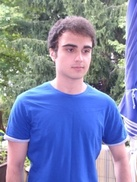
#> input picture kuroky.jpg, 137 x 182 px, shrunk from 240 x 320 before the run
$ jupyter execute --allow-errors computer_vision.ipynb   (older library calls are emulated)
#> lines starting #> are read from the running program, lines starting #| are printed output that depends on the picture
# Image Proccessing Related Project
- **This Project is done to show some of the applications of the Linear Algebra in the future lesson**
### Written and Developed By: Mohammad Hossein Basouli, SID: 401222020

## Imports

[cell 1]
import cv2
import numpy as np
from numpy import sin, cos, radians

## Image Manipulation Class Implementation

[cell 2]
class ImageManip:

    @staticmethod
    def resize_img(img: np.ndarray, x_scale, y_scale):
        h, w, channels = img.shape # getting dimensions of the image
        new_height, new_width = int(h * y_scale), int(w * x_scale) # calculating the output dimensions
        y_scale_inv, x_scale_inv = h / new_height, w / new_width # calculating the inverse scale
        new_img = np.zeros((new_height, new_width, channels), dtype = np.uint8) # creating a new matrix correspoding to the new dimensions

        for i in range(new_height):
            for j in range(new_width):
                org_heigth = int(y_scale_inv * i) # original height of i
                org_width = int(x_scale_inv * j) # original width of j
                new_img[i, j] = img[org_heigth, org_width] # reflexing an invertval of pixels to the new image
        return new_img


    @staticmethod
    def rotate_img(img: np.ndarray, θ):
        θ = radians(θ) # converting the angle to radian
        h, w, channels = img.shape # getting dimensions of the image
        center_i, center_j = h // 2, w // 2 # calculating the center of the image
        new_img = np.zeros((h, w, channels), dtype = np.uint8) # creating a new matrix correspoding to scales
        # Definning Rotation Matrix in 2-D
        rotation_matrix = np.array([[cos(θ), -sin(θ)],
                                    [sin(θ), cos(θ)]])
        for i in range(h):
            for j in range(w):
                y, x = i - center_i, j - center_j # calculating the corresponding vector from center
                new_j, new_i = np.matmul(rotation_matrix, [x, y]) # final vector calculated after rotation
                new_j, new_i = int(new_j + center_j), int(new_i + center_i)
                if 0 <= new_j < w - 1 and 0 <= new_i < h - 1: # checking if the final pixel doesn't exceed the screen
                    new_img[i, j] = img[new_i, new_j] # reflexing each pixel of the old img
        return new_img


    @staticmethod
    def blur_img(img: np.ndarray, method: int):
       h, w, channels = img.shape # shape of the image
       new_img = np.zeros((h, w, channels), dtype = np.uint8) # creating a new matrix corresponding to scales

       for i in range(0, h, 10):
           for j in range(0, w, 10):
               mat = img[i : i + 10, j : j + 10] # a 10 by 10 part of the image to get convolved

               if method == 1:
                   # Replacing the output
                   new_img[i : i + 10, j : j + 10] = ImageManip.convolve_gaussian_kernel_1(mat)
               elif method == 2:
                   # Replacing the output
                   new_img[i : i + 10, j : j + 10] = ImageManip.convolve_gaussian_kernel_2(mat)
       return new_img


    @staticmethod
    def convolve_gaussian_kernel_1(mat: np.ndarray): # First Method to Sharpen an Image
        h, w, channels = mat.shape # getting dimensions of the image
        new_mat = np.zeros((h, w, channels), dtype = np.uint8) # creating a new matrix correspoding to scales

        center_i, center_j = h // 2, w // 2

        B_channel = mat[::, ::, 0] # all Blue Channels
        G_channel = mat[::, ::, 1] # all Green Channels
        R_channel = mat[::, ::, 2] # all Red Channels

        B_average = np.sum(B_channel, axis= None) // (h * w) # average of B-channels
        G_average = np.sum(G_channel, axis= None) // (h * w) # average of G-channels
        R_average = np.sum(R_channel, axis= None) // (h * w) # average of R-channels

        for i in range(h):
            for j in range(w):
                d = int((((i - center_i)/center_i) ** 2 + ((j - center_j)/center_j) ** 2) ** 0.5) # a ratio to get subtracted from average
                new_mat[i, j] = np.array([B_average - d * B_average, G_average - d * G_average, R_average - d * R_average]) # average - ratio * average
        return new_mat


    @staticmethod
    def convolve_gaussian_kernel_2(mat: np.ndarray): # Second Method to Sharpen an Image
        h, w, channels = mat.shape # getting dimensions of the image
        new_mat = np.zeros((h, w, channels), dtype = np.uint8) # creating a new matrix correspoding to scales

        center_i, center_j = h // 2, w // 2

        B_channel = mat[::, ::, 0] # all Blue Channels
        G_channel = mat[::, ::, 1] # all Green Channels
        R_channel = mat[::, ::, 2] # all Red Channels

        B_average = np.sum(B_channel, axis= None) // (h * w) # average of B-channels
        G_average = np.sum(G_channel, axis= None) // (h * w) # average of G-channels
        R_average = np.sum(R_channel, axis= None) // (h * w) # average of R-channels

        for i in range(h):
            for j in range(w):
                new_mat[i, j] = np.array([B_average, G_average, R_average]) # replacing each image by the average color channel of it's region
        return new_mat


    @staticmethod
    def sharpen_img(img: np.ndarray):
       h, w, channels = img.shape # shape of the image
       new_img = np.zeros((h - 2, w - 2, channels), dtype = np.uint8) # creating a new matrix corresponding to scales

       for i in range(1, h - 1):
           for j in range(1, w - 1):
               mat = img[i - 1 : i + 2, j - 1 : j + 2] # part of image to get convolved
               new_img[i - 1, j - 1] = ImageManip.convolve_sharpen_matrix(mat) # placing in the output img
       return new_img


    @staticmethod
    def convolve_sharpen_matrix(mat: np.ndarray):
        # Specific Kernel to Sharpen the Image
        sharpen_kernel = np.array([[0, -1, 0],
                                   [-1, 5, -1],
                                   [0, -1, 0]])

        accumulator_b = 0 # acumulator for blue channel
        accumulator_g = 0 # acumulator for green channel
        accumulator_r = 0 # acumulator for red channel

        for i in range(3):
            for j in range(3):
                # Convolution with Sharpenning Kernel
                accumulator_b += sharpen_kernel[i, j] * mat[i, j, 0]
                accumulator_g += sharpen_kernel[i, j] * mat[i, j, 1]
                accumulator_r += sharpen_kernel[i, j] * mat[i, j, 2]

        return np.clip([accumulator_b, accumulator_g, accumulator_r], 0, 255) # limiting the output


    @staticmethod
    def edge_detect_img(img: np.ndarray):
       h, w, channels = img.shape # shape of the image
       new_img = np.zeros((h - 2, w - 2, channels), dtype = np.uint8) # creating output img (h - 2, w - 2 due to convolution)

       for i in range(1, h - 1):
           for j in range(1, w - 1):
               mat = img[i - 1 : i + 2, j - 1 : j + 2] # part of image to get convolved
               new_img[i - 1, j - 1] = ImageManip.convolve_sobel_kernel(mat) # placing in the output img
       return new_img


    @staticmethod
    def convolve_sobel_kernel(mat: np.ndarray):
        # Specific Kernels for Detecting Edges
        sobel_kernel_vertical = np.array([[1, 0, -1],
                                          [1, 0, -1],
                                          [1, 0, -1]])

        sobel_kernel_horizontal = np.array([[1, 1, 1],
                                            [0, 0, 0],
                                            [-1, -1, -1]])

        sobel_kernel_diag_45_pos = np.array([[1, 1, 0],
                                             [1, 0, -1],
                                             [0, -1, -1]])

        sobel_kernel_diag_45_neg = np.array([[0, 1, 1],
                                             [-1, 0, 1],
                                             [-1, -1, 0]])

        accumulator_b_v = 0 # acumulator for blue channel of vertical lines
        accumulator_g_v = 0 # acumulator for green channel of vertical lines
        accumulator_r_v = 0 # acumulator for red channel of vertical lines

        accumulator_b_h = 0 # acumulator for blue channel of horizontal lines
        accumulator_g_h = 0 # acumulator for green channel of horizontal lines
        accumulator_r_h = 0 # acumulator for red channel of horizontal lines

        accumulator_b_diag_45_pos = 0 # acumulator for blue channel of diagonal lines with slope 1
        accumulator_g_diag_45_pos = 0 # acumulator for green channel of diagonal lines with slope 1
        accumulator_r_diag_45_pos = 0 # acumulator for red channel of diagonal lines with slope 1

        accumulator_b_diag_45_neg = 0 # acumulator for blue channel of diagonal lines with slope -1
        accumulator_g_diag_45_neg = 0 # acumulator for green channel of diagonal lines with slope -1
        accumulator_r_diag_45_neg = 0 # acumulator for red channel of diagonal lines with slope -1


        for i in range(3):
            for j in range(3):
                # Convolving with Vertical Kernel
                accumulator_b_v += sobel_kernel_vertical[i, j] * mat[i, j, 0]
                accumulator_g_v += sobel_kernel_vertical[i, j] * mat[i, j, 1]
                accumulator_r_v += sobel_kernel_vertical[i, j] * mat[i, j, 2]
                # Convolving with Horizontal Kernel
                accumulator_b_h += sobel_kernel_horizontal[i, j] * mat[i, j, 0]
                accumulator_g_h += sobel_kernel_horizontal[i, j] * mat[i, j, 1]
                accumulator_r_h += sobel_kernel_horizontal[i, j] * mat[i, j, 2]
                # Convolving with diagonal positive 45 degree Kernel
                accumulator_b_diag_45_pos += sobel_kernel_diag_45_pos[i, j] * mat[i, j, 0]
                accumulator_g_diag_45_pos += sobel_kernel_diag_45_pos[i, j] * mat[i, j, 1]
                accumulator_r_diag_45_pos += sobel_kernel_diag_45_pos[i, j] * mat[i, j, 2]
                # Convolving with diagonal negative 45 degree Kernel
                accumulator_b_diag_45_neg += sobel_kernel_diag_45_neg[i, j] * mat[i, j, 0]
                accumulator_g_diag_45_neg += sobel_kernel_diag_45_neg[i, j] * mat[i, j, 1]
                accumulator_r_diag_45_neg += sobel_kernel_diag_45_neg[i, j] * mat[i, j, 2]


        accumulator_b_final = int((accumulator_b_v ** 2 + accumulator_b_h ** 2 + accumulator_b_diag_45_pos ** 2 + accumulator_b_diag_45_neg ** 2) ** 0.5) # taking sqrt of vertical and horizonal squares
        accumulator_g_final = int((accumulator_g_v ** 2 + accumulator_g_h ** 2 + accumulator_g_diag_45_pos ** 2 + accumulator_g_diag_45_neg ** 2) ** 0.5) # taking sqrt of vertical and horizonal squares
        accumulator_r_final = int((accumulator_r_v ** 2 + accumulator_r_h ** 2 + accumulator_r_diag_45_pos ** 2 + accumulator_r_diag_45_neg ** 2) ** 0.5) # taking sqrt of vertical and horizonal squares

        return np.clip([accumulator_b_final, accumulator_g_final, accumulator_r_final], 0, 255) # limiting the output


    @staticmethod
    def gray_scale_convertion(img: np.ndarray):
        h, w, channels = img.shape # shape of the image
        new_img = np.zeros((h, w), dtype = np.single) # creating a new matrix corresponding to scales
        for i in range(h):
            for j in range(w):
                # Calcutating C_srgb
                B_srgb = img[i, j, 0] / 255
                G_srgb = img[i, j, 1] / 255
                R_srgb = img[i, j, 2] / 255

                # Calculating C_linear
                B_linear = None
                G_linear = None
                R_linear = None

                if B_srgb <= 0.04045: B_linear = B_srgb / 12.92
                else: B_linear = ((B_srgb + 0.055) / 1.055) ** 2.4

                if G_srgb <= 0.04045: G_linear = G_srgb / 12.92
                else: G_linear = ((G_srgb + 0.055) / 1.055) ** 2.4

                if R_srgb <= 0.04045: R_linear = R_srgb / 12.92
                else: R_linear = ((R_srgb + 0.055) / 1.055) ** 2.4

                # Calculating Y_linear by specific coeficients
                Y_linear = 0.2126 * R_linear + 0.7152 * G_linear + 0.0722 * B_linear
                new_img[i, j] = Y_linear
        return new_img

    @staticmethod
    def color_inversion(img: np.ndarray):
        h, w, channels = img.shape # shape of the image
        new_img = np.zeros((h, w, channels), dtype = np.uint8) # creating a new matrix corresponding to scales
        for i in range(h):
            for j in range(w):
                inverted_b = 255 - img[i, j, 0]
                inverted_g = 255 - img[i, j, 1]
                inverted_r = 255 - img[i, j, 2]
                new_img[i, j] = np.array([inverted_b, inverted_g, inverted_r])
        return new_img

    @staticmethod
    def color_balance(img: np.ndarray):
        h, w, channels = img.shape # shape of the image

        blue = img[:, :, 0]
        green = img[:, :, 1]
        red = img[:, :, 2]

        # Normalize the RGB channels
        red = (red - red.min()) / (red.max() - red.min())
        green = (green - green.min()) / (green.max() - green.min())
        blue = (blue - blue.min()) / (blue.max() - blue.min())

        # Combine the normalized RGB channels
        new_img = np.dstack((red, green, blue))

        # Scale the pixel values back to the range [0, 255]
        new_img = (new_img * 255).astype(np.uint8)
        return new_img

# Image Resizing

[cell 3]
img = cv2.imread("kuroky.jpg")
#> img is the input picture: shape (182, 137, 3); mean B, G, R 171.9, 133.9, 125.4
cv2.imshow("Original Image", img)
new_img = ImageManip.resize_img(img, 1.5, 1.5)
#> after the loop in resize_img, `for i in range(new_height):`:
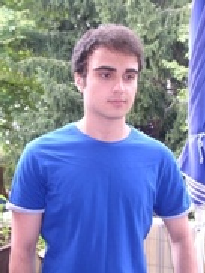
#> new_img: shape (273, 205, 3); mean B, G, R 171.7, 133.9, 125.4
cv2.imshow("Resized Image", new_img)
cv2.imwrite("resized_kuroky_by_1.5.png", new_img)
cv2.waitKey(0)
cv2.destroyAllWindows()

# Image Rotation

[cell 4]
new_img = ImageManip.rotate_img(img, 45)
#> after the loop in rotate_img, `for i in range(h):`:
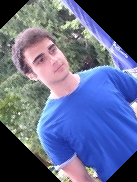
#> new_img: shape (182, 137, 3); mean B, G, R 140, 103.4, 94.3
cv2.imshow("Rotated Image", new_img)
cv2.imwrite("rotated_kuroky_by_45_deg.png", new_img)
cv2.waitKey(0)
cv2.destroyAllWindows()

# Image Filtering

## Image Blurring

[cell 5]
new_img_1 = ImageManip.blur_img(img, 1)
#> after the loop in blur_img, `for i in range(0, h, 10):`:
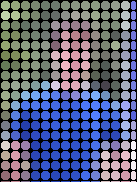
#> new_img: shape (182, 137, 3); mean B, G, R 116.6, 90.9, 85.1
cv2.imshow("Blurred Image by method 1", new_img_1)
new_img_2 = ImageManip.blur_img(img, 2)
#> call 2 of blur_img, with method = 2
#> after the loop in blur_img (call 2), `for i in range(0, h, 10):`:
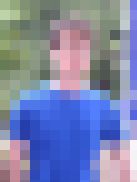
#> new_img: shape (182, 137, 3); mean B, G, R 171.5, 133.4, 124.9
cv2.imshow("Blurred Image by method 2", new_img_2)
cv2.imwrite("blurred_kuroky_1.png", new_img_1)
cv2.imwrite("blurred_kuroky_2.png", new_img_2)
cv2.waitKey(0)
cv2.destroyAllWindows()

## Sharpening an Image

[cell 6]
new_img = ImageManip.sharpen_img(img)
#> after the loop in sharpen_img, `for i in range(1, h - 1):`:
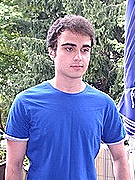
#> new_img: shape (180, 135, 3); mean B, G, R 169, 131.1, 122.7
cv2.imshow("Sharpened Image", new_img)
cv2.imwrite("sharpened_kuroky.png", new_img)
cv2.waitKey(0)
cv2.destroyAllWindows()

## Edge Detection on an Image

[cell 7]
img = cv2.imread("machine.png")
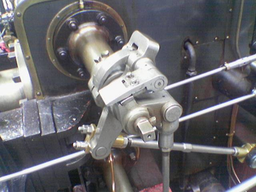
#> input picture machine.png, 256 x 192 px, shrunk from 450 x 337 before the run
#> img is the input picture: shape (192, 256, 3); mean B, G, R 108.4, 104.3, 105.8
cv2.imshow("Original Image", img)
new_img = ImageManip.edge_detect_img(img)
#> after the loop in edge_detect_img, `for i in range(1, h - 1):`:
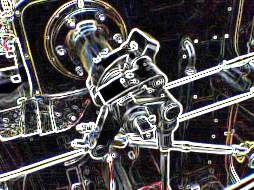
#> new_img: shape (190, 254, 3); mean B, G, R 79.1, 78.3, 80.7
cv2.imshow("Edges of the Image", new_img)
cv2.imwrite("edges_machine.png", new_img)
cv2.waitKey(0)
cv2.destroyAllWindows()

# Color Manipulation

## Gray Scale Convertion

[cell 8]
img = cv2.imread("machine.png")
cv2.imshow("Original Image", img)
new_img = ImageManip.gray_scale_convertion(img)
#> after the loop in gray_scale_convertion, `for i in range(h):`:
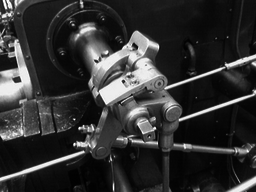
#> new_img: shape (192, 256) float32; min 0.00531, max 1, mean 0.2
gray_image = cv2.cvtColor(new_img, cv2.COLOR_GRAY2BGR)
cv2.imshow("Gray Scale of Image", gray_image)
result = cv2.normalize(gray_image, dst=None, alpha=0, beta=255, norm_type=cv2.NORM_MINMAX, dtype=cv2.CV_8U)
cv2.imwrite("gray_scale_machine.jpg", result)
cv2.waitKey(0)
cv2.destroyAllWindows()

## Color Inversion

[cell 9]
img = cv2.imread("machine.png")
cv2.imshow("Original Image", img)
new_img = ImageManip.color_inversion(img)
#> after the loop in color_inversion, `for i in range(h):`:
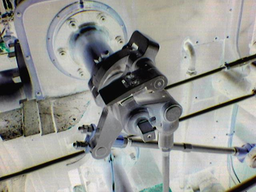
#> new_img: shape (192, 256, 3); mean B, G, R 146.6, 150.7, 149.2
